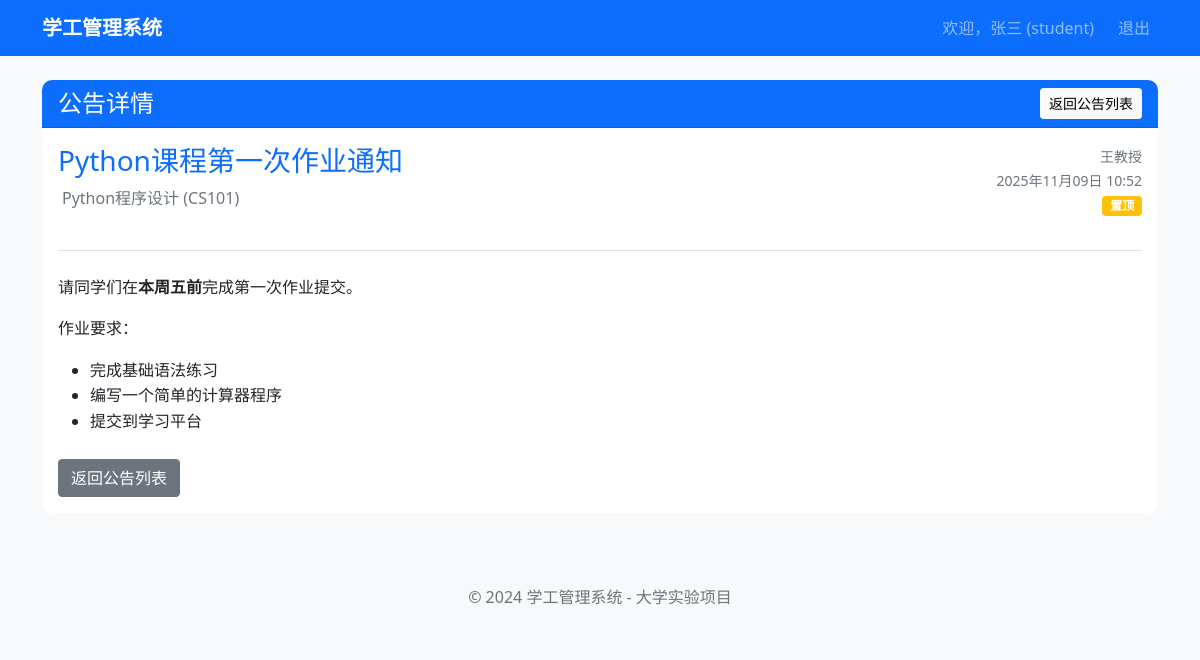
/student/announcement/1 (signed in), run on the app's committed database.
### models.py (models this page shows, shortened)
class User(UserMixin, db.Model):
    __tablename__ = 'users'
    id = db.Column(db.Integer, primary_key=True)
    username = db.Column(db.String(64), unique=True, nullable=False, index=True)
    email = db.Column(db.String(120), unique=True, nullable=False, index=True)
    password_hash = db.Column(db.String(128))
    role = db.Column(db.String(20), nullable=False)  # student, teacher, counselor
    real_name = db.Column(db.String(64), nullable=False)
    class_id = db.Column(db.Integer, db.ForeignKey('classes.id'))
    created_at = db.Column(db.DateTime, default=datetime.utcnow)
    def is_student(self):
        return self.role == 'student'

class Announcement(db.Model):
    __tablename__ = 'announcements'
    id = db.Column(db.Integer, primary_key=True)
    course_id = db.Column(db.Integer, db.ForeignKey('courses.id'), nullable=False)
    teacher_id = db.Column(db.Integer, db.ForeignKey('users.id'), nullable=False)
    title = db.Column(db.String(200), nullable=False)
    content = db.Column(db.Text, nullable=False)
    is_pinned = db.Column(db.Boolean, default=False)
    pin_duration = db.Column(db.Integer, default=3)
    created_at = db.Column(db.DateTime, default=datetime.utcnow)
    updated_at = db.Column(db.DateTime, default=datetime.utcnow, onupdate=datetime.utcnow)
    course = db.relationship('Course', backref='announcements')
    teacher = db.relationship('User', backref='announcements', foreign_keys=[teacher_id])

class Course(db.Model):
    __tablename__ = 'courses'
    id = db.Column(db.Integer, primary_key=True)
    course_code = db.Column(db.String(32), unique=True, nullable=False)
    course_name = db.Column(db.String(128), nullable=False)
    teacher_id = db.Column(db.Integer, db.ForeignKey('users.id'), nullable=False)
    class_id = db.Column(db.Integer, db.ForeignKey('classes.id'), nullable=False)
    credit = db.Column(db.Integer, default=2)
    grades_saved = db.Column(db.Boolean, default=False)  # 成绩是否已保存
    grades_submitted = db.Column(db.Boolean, default=False)  # 新增：成绩是否已提交
    grades_submitted_at = db.Column(db.DateTime)  # 新增：成绩提交时间
    created_at = db.Column(db.DateTime, default=datetime.utcnow)
    teacher = db.relationship('User', backref='courses_teaching', foreign_keys=[teacher_id])

### routes/student.py (the view)
@student_bp.route('/announcement/<int:announcement_id>')
@login_required
def announcement_detail(announcement_id):
    if not current_user.is_student():
        flash('无权访问此页面', 'danger')
        return redirect(url_for('auth.login'))
    announcement = Announcement.query.get_or_404(announcement_id)
    has_access = SelectedCourse.query.filter_by(
        student_id=current_user.id,
        course_id=announcement.course_id
    ).first() is not None
    if not has_access:
        flash('无权查看此公告', 'danger')
        return redirect(url_for('student.course_announcements'))
    return render_template('student/announcement_detail.html',
                           announcement=announcement)

### templates/student/announcement_detail.html (shortened to what this page needs)
{% extends "base.html" %}
{% block content %}
<div class="row">
    <div class="col-12">
        <div class="card">
            <div class="card-header bg-primary text-white d-flex justify-content-between align-items-center">
                <h4 class="mb-0">公告详情</h4>
                <a href="{{ url_for('student.course_announcements') }}" class="btn btn-light btn-sm">
                     返回公告列表
                </a>
            </div>
            <div class="card-body">
                <div class="row mb-4">
                    <div class="col-md-8">
                        <h3 class="text-primary">{{ announcement.title }}</h3>
                        <div class="text-muted mb-3">
                            {{ announcement.course.course_name if announcement.course else '未知课程' }}
                            ({{ announcement.course.course_code if announcement.course else '' }})
                        </div>
                    </div>
                    <div class="col-md-4 text-end">
                        <div class="text-muted">
                            <small>
                                {{ announcement.teacher.real_name if announcement.teacher else '未知教师' }}
                            </small>
                            <br>
                            <small>
                                {{ announcement.created_at.strftime('%Y年%m月%d日 %H:%M') }}
                            </small>
                            {% if announcement.is_pinned %}
                            <br>
                            <span class="badge bg-warning">
                                 置顶
                            </span>
                            {% endif %}
                        </div>
                    </div>
                </div>
                <div class="announcement-content border-top pt-4">
                    {{ announcement.content|safe }}
                </div>
                <div class="row mt-4">
                    <div class="col-12">
                        <a href="{{ url_for('student.course_announcements') }}" class="btn btn-secondary">
                             返回公告列表
                        </a>
                    </div>
                </div>
            </div>
        </div>
    </div>
</div>
{% endblock %}

### templates/base.html (shortened to what this page needs)
<!DOCTYPE html>
<html lang="zh-CN">
<head>
    <link href="https://cdn.jsdelivr.net/npm/bootstrap@5.1.3/dist/css/bootstrap.min.css" rel="stylesheet">
    <link href="{{ url_for('static', filename='css/style.css') }}" rel="stylesheet">
</head>
<body>
    <nav class="navbar navbar-expand-lg navbar-dark bg-primary">
        <div class="container">
            <a class="navbar-brand" href="{{ url_for('index') }}">学工管理系统</a>
            {% if current_user.is_authenticated %}
            <div class="navbar-nav ms-auto">
                <span class="navbar-text me-3">
                    欢迎，{{ current_user.real_name }} ({{ current_user.role }})
                </span>
                <a class="nav-link" href="{{ url_for('auth.logout') }}">退出</a>
            </div>
            {% endif %}
        </div>
    </nav>
    <main class="container mt-4">
        {% block content %}{% endblock %}
    </main>
    <footer class="bg-light mt-5 py-4">
        <div class="container text-center">
            <span class="text-muted">© 2024 学工管理系统 - 大学实验项目</span>
        </div>
    </footer>
</body>
</html>

### static/css/style.css (style rules this page uses)
body { background-color: #f8f9fa; }
.card { border: none; border-radius: 10px; }
.card-header { border-radius: 10px 10px 0 0 !important; }
.navbar-brand { font-weight: bold; }

### templates/student/announcement_detail.html (style rules this page uses)
.announcement-content { line-height: 1.6; font-size: 16px; }
.announcement-content p { margin-bottom: 1rem; }

### data on the page
User: real_name "张三", role "student"
Announcement: title "Python课程第一次作业通知", created_at "2025年11月09日 10:52", content "请同学们在 本周五前 完成第一次作业提交。 作业要求： 完成基础语法练习 编写一个简单的计算器程序 提交到学习平台"
Course: course "Python程序设计", course "CS101"
User: teacher "王教授"
